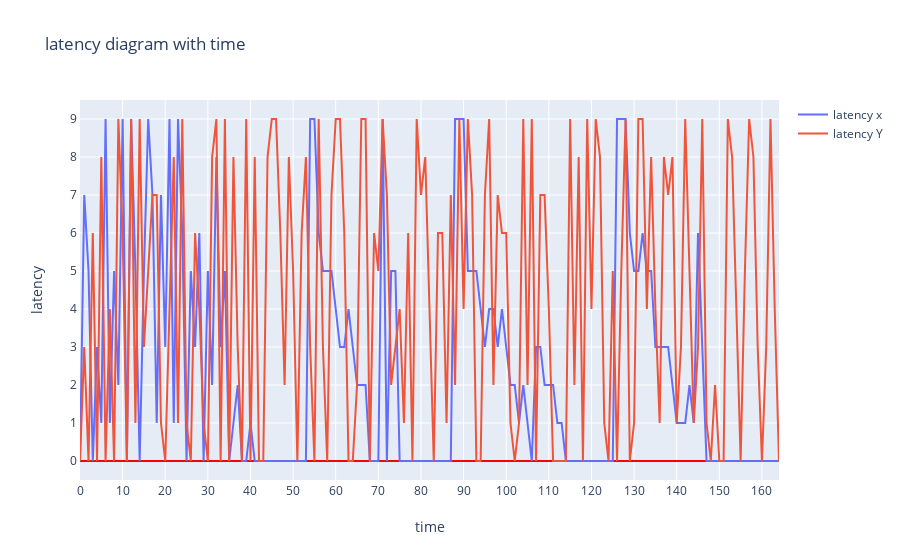

Here is the notebook cell this chart was saved with:
### Code cell
# show latency in many section
expected_x = data_log['expected_x']
expected_y = data_log['expected_y']
real_x = data_log['real_x']
real_y = data_log['real_y']
index = data_log['frame_id']

diff_x_sums=[]
diff_y_sums=[]
p = []
for indexStart in range(0,len(expected_x),latency_section_steps):
    best_x_match=0
    best_y_match=0
    min_x_error = 1000000
    min_y_error = 1000000
    for it in range(max_iteration):
        shifted_realx = real_x.shift(-it)[indexStart:indexStart+latency_section_steps]
        shifted_realy = real_y.shift(-it)[indexStart:indexStart+latency_section_steps]

        diffx = np.subtract(shifted_realx,expected_x[indexStart:indexStart+latency_section_steps])
        diffy = np.subtract(shifted_realy,expected_y[indexStart:indexStart+latency_section_steps])
        
        diff_sum_x = np.average( np.abs(diffx))
        diff_sum_y = np.average( np.abs(diffy))
        if(min_x_error > diff_sum_x):
            min_x_error = diff_sum_x
            best_x_match = it
        if(min_y_error > diff_sum_y):
            min_y_error = diff_sum_y
            best_y_match = it
    diff_x_sums.append(best_x_match)
    diff_y_sums.append(best_y_match)
            
diff_index = np.arange(0,len(diff_x_sums))
p.append(go.Scatter(
    y = diff_x_sums,
    x = diff_index,
    name = 'latency x'
))
p.append(go.Scatter(
    y = diff_y_sums,
    x = diff_index,
    name = 'latency Y'
))
    
    
layout.xaxis['title'] = 'time'
layout.yaxis['title'] = 'latency'
layout.title= 'latency diagram with time'
fig=go.Figure(
    data=p,
    layout=layout
)

iplot(fig)
if export_html:
    io.write_html(fig,include_plotlyjs='cdn', file=prefix+filename.replace('.csv','_')+layout.title.text.replace(' ','_')+'.html')

### Figure 1 — Plotly figure (JSON) as saved in the notebook; plotly's stock layout.template omitted (floating-point values rounded to 4 significant figures; data arrays with more than 128 entries replaced by an {"elided": "..."} marker saying what was removed)
{"data": [{"name": "latency x", "type": "scatter", "x": {"elided": "165 int values"}, "y": {"elided": "165 int values"}}, {"name": "latency Y", "type": "scatter", "x": {"elided": "165 int values"}, "y": {"elided": "165 int values"}}], "layout": {"title": {"text": "latency diagram with time"}, "xaxis": {"nticks": 20, "showgrid": true, "showline": true, "title": {"text": "time"}, "zeroline": true, "zerolinecolor": "#FF0000"}, "yaxis": {"nticks": 20, "showgrid": true, "showline": true, "title": {"text": "latency"}, "zeroline": true, "zerolinecolor": "#FF0000"}}}
